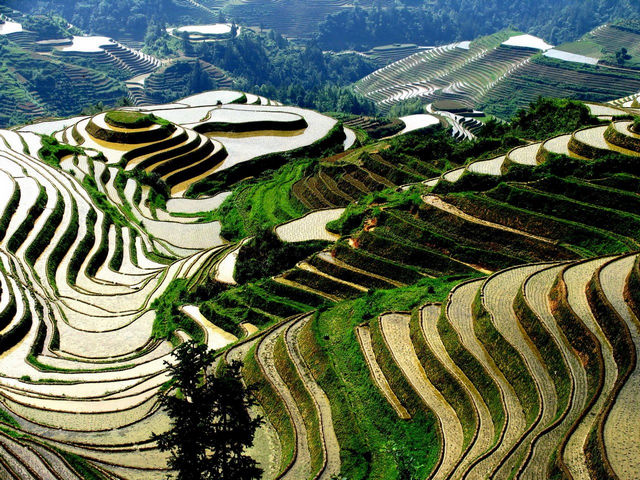
%> input picture Machine_Learning/ImageCompression_SVD_EVD_Regression/Problem 1/16rec.jpg, 640 x 480 px
$ octave RGBconcatSVD.m   (GNU Octave 9; MATLAB toolbox functions it lacks are replaced by stand-ins)
%> lines starting %> are read from the running program, lines starting %| are printed output that depends on the picture
### Machine_Learning/ImageCompression_SVD_EVD_Regression/Problem 1/mySVD.m
function [ U,S,V ] = mySVD( M )

[V,S2] = eig(M'*M);
S2 = diag(S2);
S2=sort(S2,'descend');
V = fliplr(V);
S=sqrtm(diag(S2));
U=(M*V)/S;
end

### Machine_Learning/ImageCompression_SVD_EVD_Regression/Problem 1/RGBconcatSVD.m
im = imread('16rec.jpg');
%> im is the input picture: size 480x640x3 uint8; mean R, G, B 94.6, 105.5, 83.2
[f,s,t] = size(im);
%> f = 480; s = 640; t = 3
R_band = uint32(im(:,:,1));
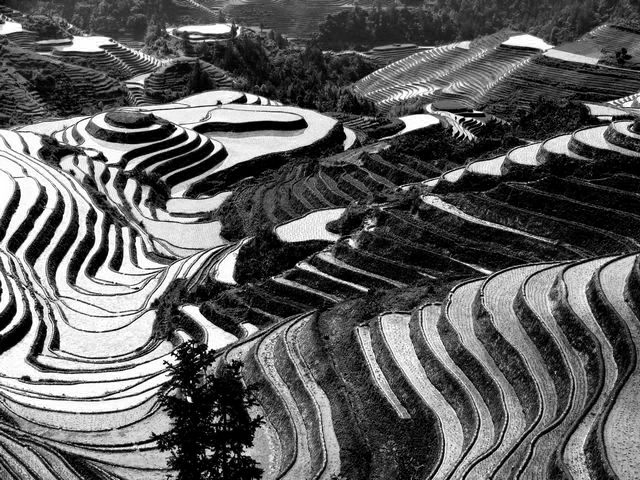
%> R_band: size 480x640 uint32; min 0, max 255, mean 94.6
G_band = uint32(im(:,:,2));
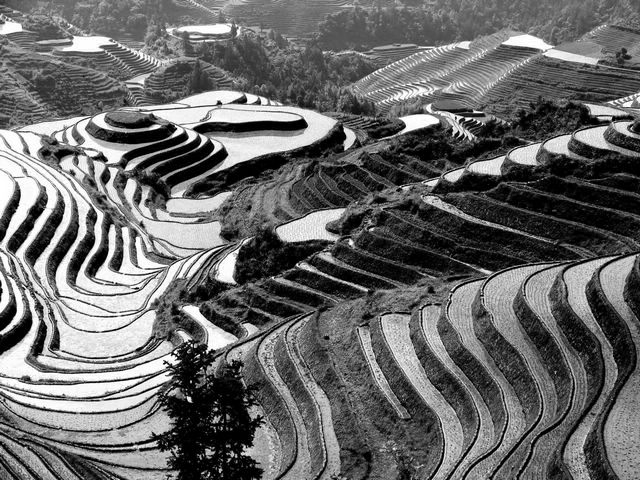
%> G_band: size 480x640 uint32; min 0, max 255, mean 105.5
B_band = uint32(im(:,:,3));
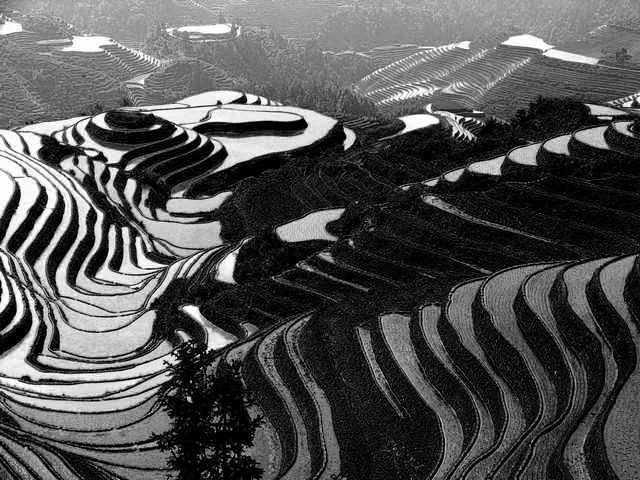
%> B_band: size 480x640 uint32; min 0, max 255, mean 83.2

RGBcat(:,:) = R_band.*2^16 + G_band.*2^8 + B_band;
[U,S,V] = mySVD(double(RGBcat));
%> in mySVD, `S2 = diag(S2);`: S2 = 640 values from -8581.1 to 1.34e+19
%> in mySVD, `S2=sort(S2,'descend');`: S2 = 640 values, max 1.34e+19 at index 1, min -8581.1 at index 640, mean 3.17e+16
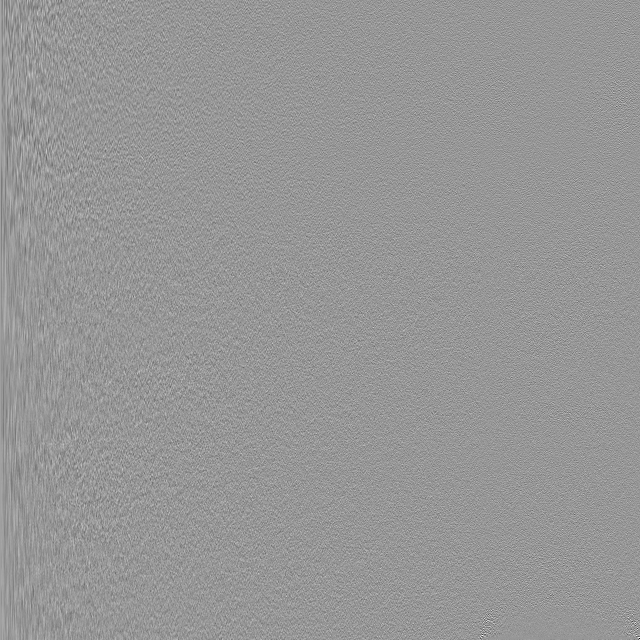
%> V: size 640x640 double; min -0.526, max 0.363, mean 7.65e-05; drawn with min black and max white

error = zeros(s,1);

%> (the run ends here)
